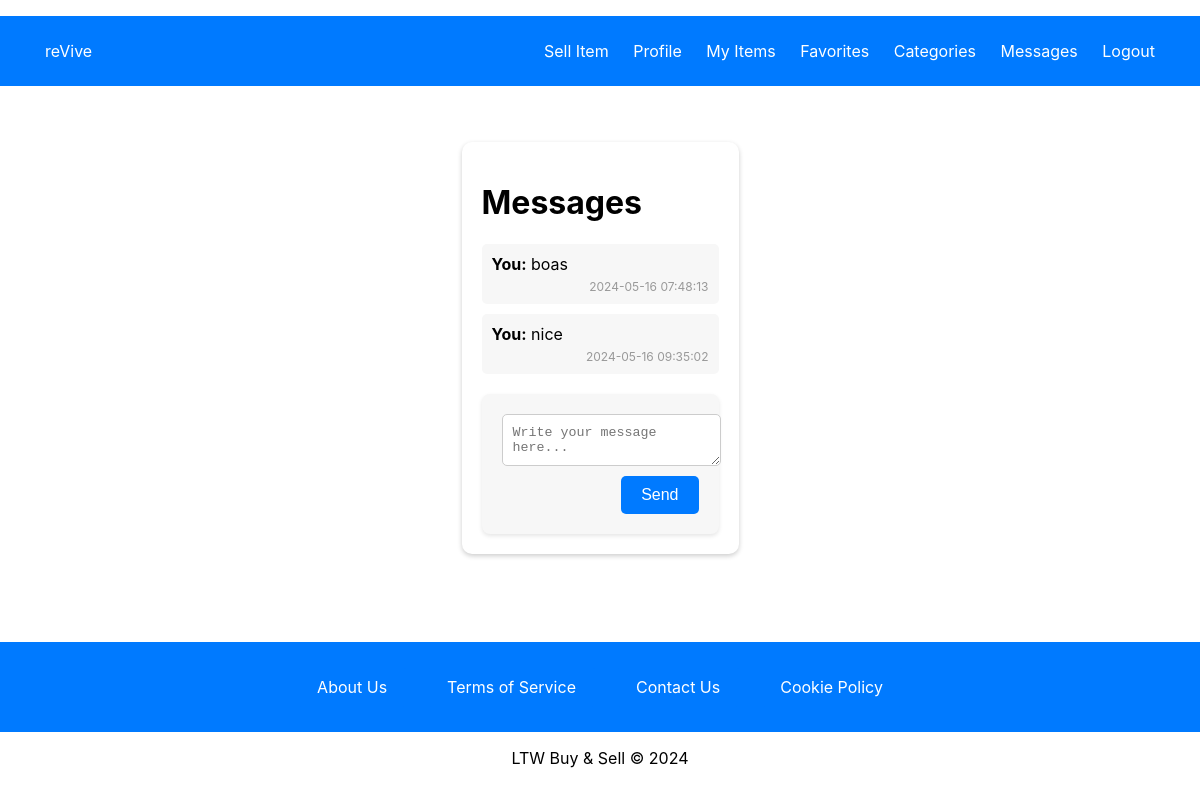
The app's page /pages/message.php?item_id=3&receiver_id=2 (signed in) with its own data.
### tables this page shows
CREATE TABLE messages (
    id INTEGER PRIMARY KEY AUTOINCREMENT,
    sender_id INTEGER NOT NULL,
    receiver_id INTEGER NOT NULL,
    item_id INTEGER NOT NULL,
    message TEXT NOT NULL,
    timestamp DATETIME DEFAULT CURRENT_TIMESTAMP,
    is_read INT DEFAULT 0,
    FOREIGN KEY (sender_id) REFERENCES users(user_id),
    FOREIGN KEY (receiver_id) REFERENCES users(user_id),
    FOREIGN KEY (item_id) REFERENCES items(item_id)
);

### utils/session.php (called while the page is built, shortened)
<?php
class Session {
    public function getId() {
        return $_SESSION['user_id'] ?? null;
    }
}
?>

### database/messages.class.php (called while the page is built, shortened)
<?php
class Message {
    public static function getMessages(PDO $db, int $user_id, int $receiver_id, int $item_id): array {
        $stmt = $db->prepare('
            SELECT *
            FROM messages
            WHERE (sender_id = ? AND receiver_id = ? OR sender_id = ? AND receiver_id = ?)
            AND item_id = ?
            ORDER BY timestamp ASC
        ');
        $stmt->execute([$user_id, $receiver_id, $receiver_id, $user_id, $item_id]);
        $messages = $stmt->fetchAll(PDO::FETCH_ASSOC);
        $stmt = $db->prepare('UPDATE messages SET is_read = 1 WHERE receiver_id = ? AND sender_id = ? AND item_id = ?');
        $stmt->execute([$user_id, $receiver_id, $item_id]);
        return $messages;
    }
}

### pages/message.php (the view, shortened to what this page needs)
<?php
require_once(__DIR__ . '/../templates/common.php');
require_once(__DIR__ . '/../database/connection.db.php');
require_once(__DIR__ . '/../database/messages.class.php');
require_once(__DIR__ . '/../utils/session.php');
$session = new Session();
$db = getDatabaseConnection();
$itemId = intval($_GET['item_id'] ?? 0);
$receiverId = intval($_GET['receiver_id'] ?? 0);
$senderId = $session->getId();
$messages = Message::getMessages($db, $senderId, $receiverId, $itemId);
?>
<link rel="stylesheet" type="text/css" href="../styles/messages.css">
<div class="messages-container">
    <h1>Messages</h1>
    <div class="message-list">
        <?php if (!empty($messages)): ?>
            <?php foreach ($messages as $message): ?>
                <div class="message">
                    <p><strong><?= htmlspecialchars($message['sender_id']) == $session->getId() ? 'You' : 'Seller' ?>:</strong> <?= htmlspecialchars($message['message']) ?></p>
                    <span class="timestamp"><?= htmlspecialchars($message['timestamp']) ?></span>
                </div>
            <?php endforeach; ?>
        <?php else: ?>
            <p>No messages found.</p>
        <?php endif; ?>
    </div>
    <form action="send_message.php" method="post">
        <textarea name="message" required placeholder="Write your message here..."></textarea>
        <button type="submit">Send</button>
    </form>
</div>

### styles/register.css (style rules this page uses)
body, html { height: 100%; margin: 0; font-family: -apple-system, BlinkMacSystemFont, "Segoe UI", Roboto, "Helvetica Neue", Arial, sans-serif; }
form { background: #f7f7f7; box-shadow: 0 2px 4px rgba(0,0,0,0.1); padding: 20px; border-radius: 8px; }

### styles/mainPage.css (style rules this page uses)
html, body { height: 100%; margin: 0; padding: 0; display: flex; flex-direction: column; font-family: -apple-system, BlinkMacSystemFont, "Segoe UI", Roboto, "Helvetica Neue", Arial, sans-serif; }
body { min-height: 100vh; display: flex; flex-direction: column; }

### styles/login.css (style rules this page uses)
body, html { height: 100%; margin: 0; font-family: -apple-system, BlinkMacSystemFont, "Segoe UI", Roboto, "Helvetica Neue", Arial, sans-serif; }
form { background: #f7f7f7; box-shadow: 0 2px 4px rgba(0,0,0,0.1); padding: 20px; border-radius: 8px; }

### styles/messages.css (style rules this page uses)
.messages-container { max-width: 600px; margin: 40px auto; padding: 20px; background: #fff; box-shadow: 0 2px 5px rgba(0,0,0,0.2); border-radius: 10px; }
.message-list { margin-bottom: 20px; }
.message { background: #f7f7f7; padding: 10px; margin-bottom: 10px; border-radius: 5px; }
.message p { margin: 0; }
.message .timestamp { font-size: 12px; color: #999; text-align: right; display: block; margin-top: 5px; }
form { display: flex; flex-direction: column; }
textarea { width: 100%; padding: 10px; margin-bottom: 10px; border: 1px solid #ccc; border-radius: 5px; resize: vertical; }
button { align-self: flex-end; background-color: #007aff; color: white; padding: 10px 20px; border: none; border-radius: 5px; cursor: pointer; font-size: 16px; transition: background-color 0.3s; }

### records on screen
messages: shows "You", message "boas", timestamp "2024-05-16 07:48:13"
messages: shows "You", message "nice", timestamp "2024-05-16 09:35:02"
